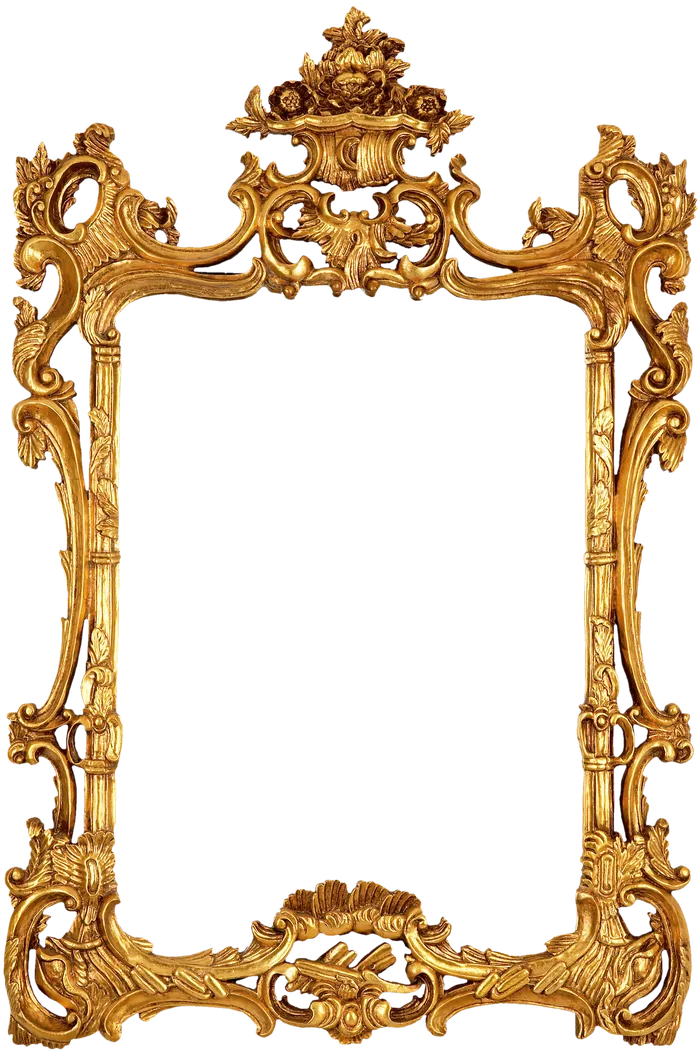
#> input picture img/rahmen-gold.webp, 700 x 1056 px, found by its file name
$ python rahmen_papier.py
#> lines starting #> are read from the running program, lines starting #| are printed output that depends on the picture; after the words box and inside, x2 and y2 are one past the last pixel; in counts of white or black regions, pixels touching at a corner belong together
# Papier hinter dem Goldrahmen exakt in der Form der Rahmenöffnung (statt Rechteck) -> keine weißen Lücken
import numpy as np
from PIL import Image
from scipy import ndimage as ndi
im=Image.open('img/rahmen-gold.webp').convert('RGBA');a=np.array(im)[:,:,3]
#> further down, im is the input picture: PIL image 700x1056 RGBA; mean R, G, B, A 69.8, 50, 26.1, 82.9
op=a<60
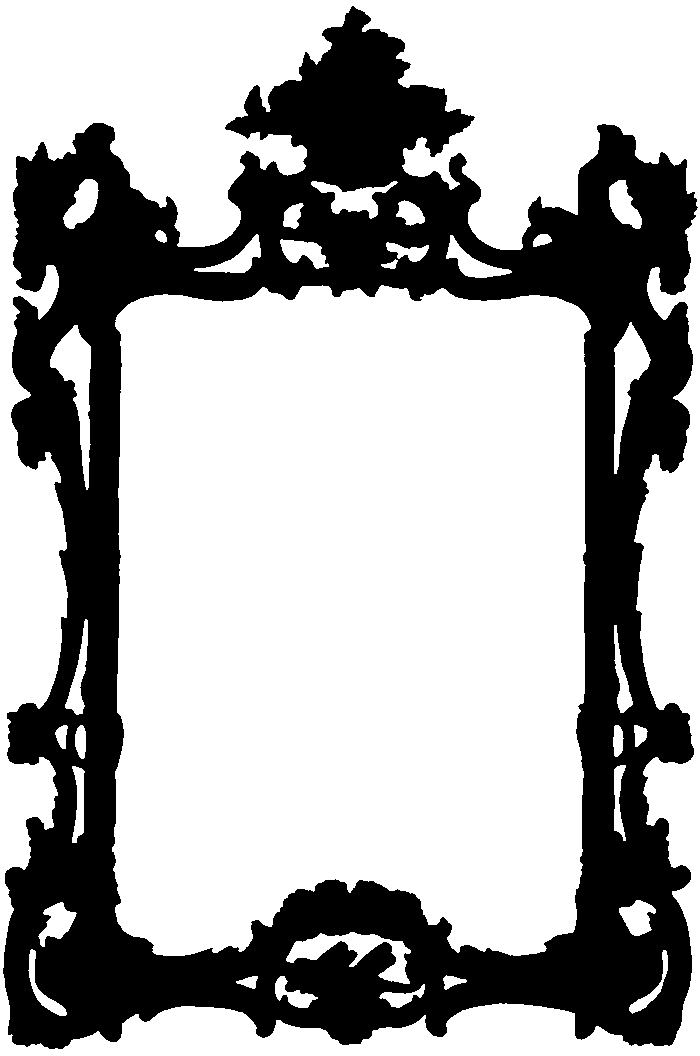
#> op: shape (1056, 700) bool; 66.9% white; 1 black region, box (x1, y1, x2, y2) and area: (3, 6, 698, 1049) 244472
lab,n=ndi.label(op);outer=set(lab[0,:])|set(lab[-1,:])|set(lab[:,0])|set(lab[:,-1]);outer.discard(0)
#> after `lab, n = ndi.label(op)`:
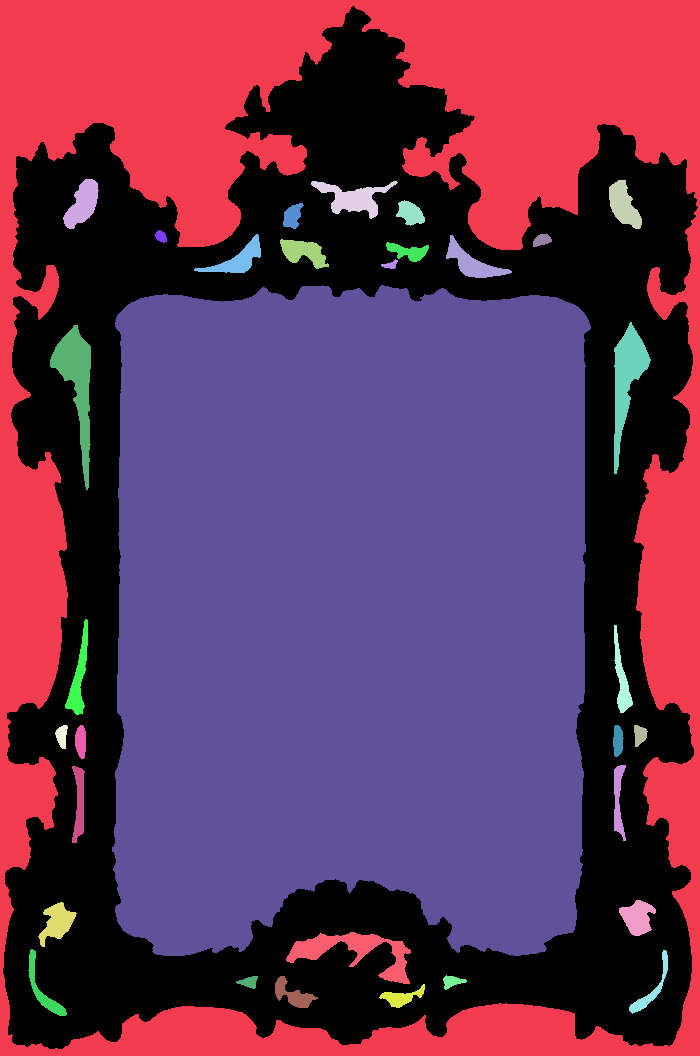
#> lab: shape (1056, 700) int32; 34 distinct labels, from 0 to 33; one colour per label, 0 black
#> after `lab, n = ndi.label(op)`: n = 33
#> after `outer = set(lab[0, :]) | set(lab[-1, :]) | set(lab[:, 0]) | set(lab[:,`: outer = 1 item
inner=op&~np.isin(lab,list(outer))
#> inner: shape (1056, 700) bool; 42.7% white; 32 white regions, largest, box (x1, y1, x2, y2) and area: (112, 285, 591, 956) 292832, (50, 325, 91, 490) 2630, (614, 322, 651, 474) 2311
# nur die große Öffnung behalten
l2,n2=ndi.label(inner);sz=ndi.sum(inner,l2,range(1,n2+1));inner=l2==(1+int(np.argmax(sz)))
#> after `l2, n2 = ndi.label(inner)`:
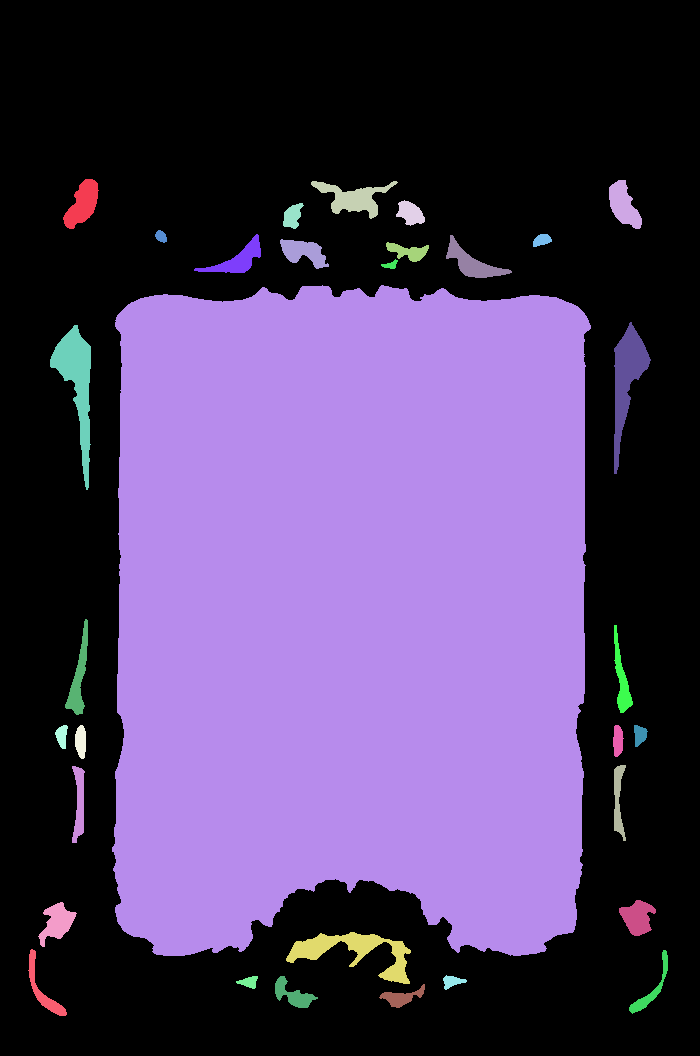
#> l2: shape (1056, 700) int32; 33 distinct labels, from 0 to 32; one colour per label, 0 black
#> after `l2, n2 = ndi.label(inner)`: n2 = 32
#> after `sz = ndi.sum(inner, l2, range(1, n2 + 1))`: sz = 32 values, max 292832 at index 12, min 87 at index 11, mean 9856
#> after `inner = l2 == 1 + int(np.argmax(sz))`: inner: shape (1056, 700) bool; 39.6% white; 1 white region, box (x1, y1, x2, y2) and area: (112, 285, 591, 956) 292832
inner=ndi.binary_dilation(inner,iterations=4)   # etwas unter den Rahmen schieben
#> inner: shape (1056, 700) bool; 40.9% white; 1 white region, box (x1, y1, x2, y2) and area: (108, 281, 595, 960) 302058
f=ndi.gaussian_filter(inner.astype(float),9)     # weicher Rand für Innenschatten
sh=np.clip(1-f*1.0,0,1)**1.6*0.30
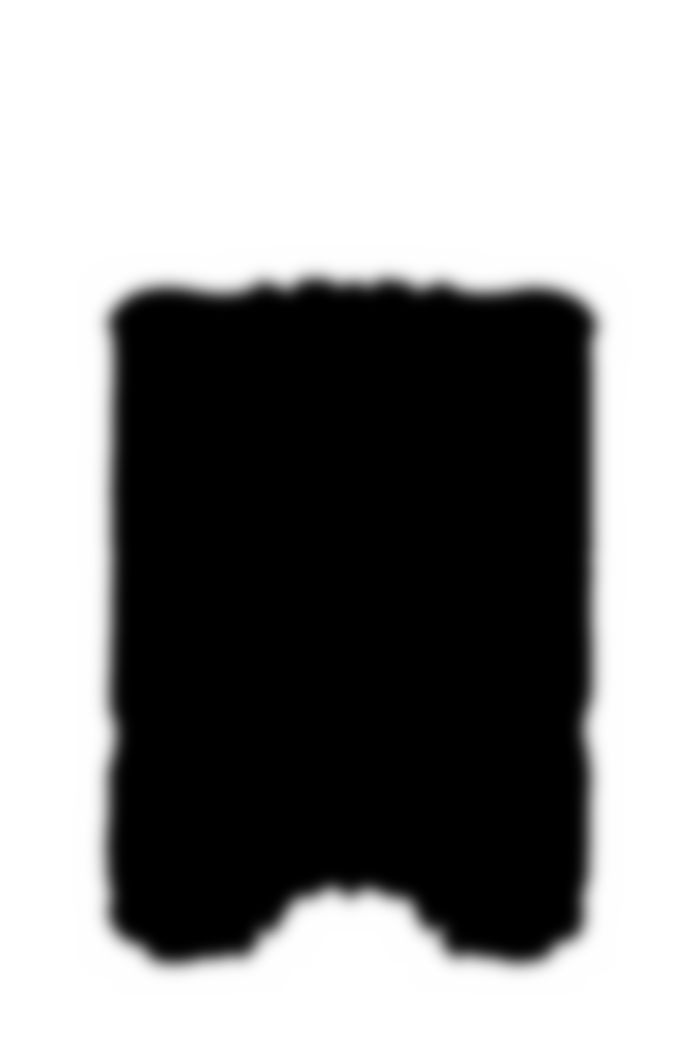
#> sh: shape (1056, 700) float64; min 0, max 0.3, mean 0.174; drawn with min black and max white
base=np.array([251,247,234],float)
rgb=base[None,None,:]*(1-sh[:,:,None])
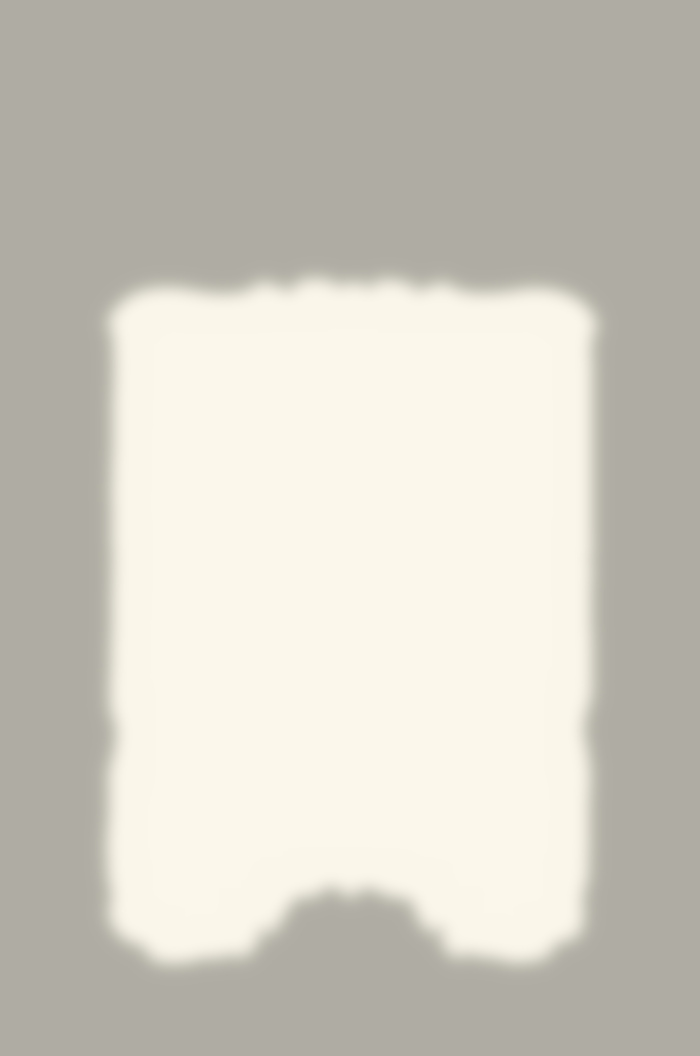
#> rgb: shape (1056, 700, 3) float64; mean of channels 0, 1, 2 207.3, 204, 193.3; drawn as R, G, B
rgba=np.dstack([rgb,ndi.gaussian_filter(inner.astype(float),.8)*255]).clip(0,255).astype(np.uint8)
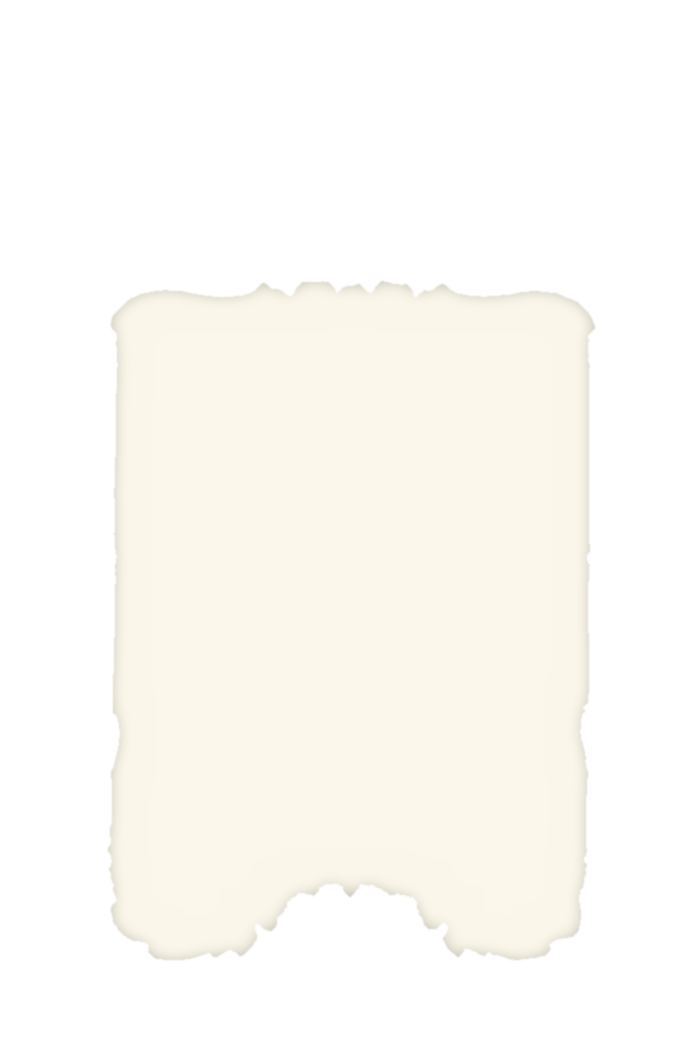
#> rgba: shape (1056, 700, 4); mean of channels 0, 1, 2, 3 206.8, 203.4, 192.7, 104.2; transparent parts drawn white
out=Image.fromarray(rgba,'RGBA').resize((350,528),Image.LANCZOS)
out.save('img/rahmen-papier.webp',quality=82,method=6);print(out.size)
#| (350, 528)
